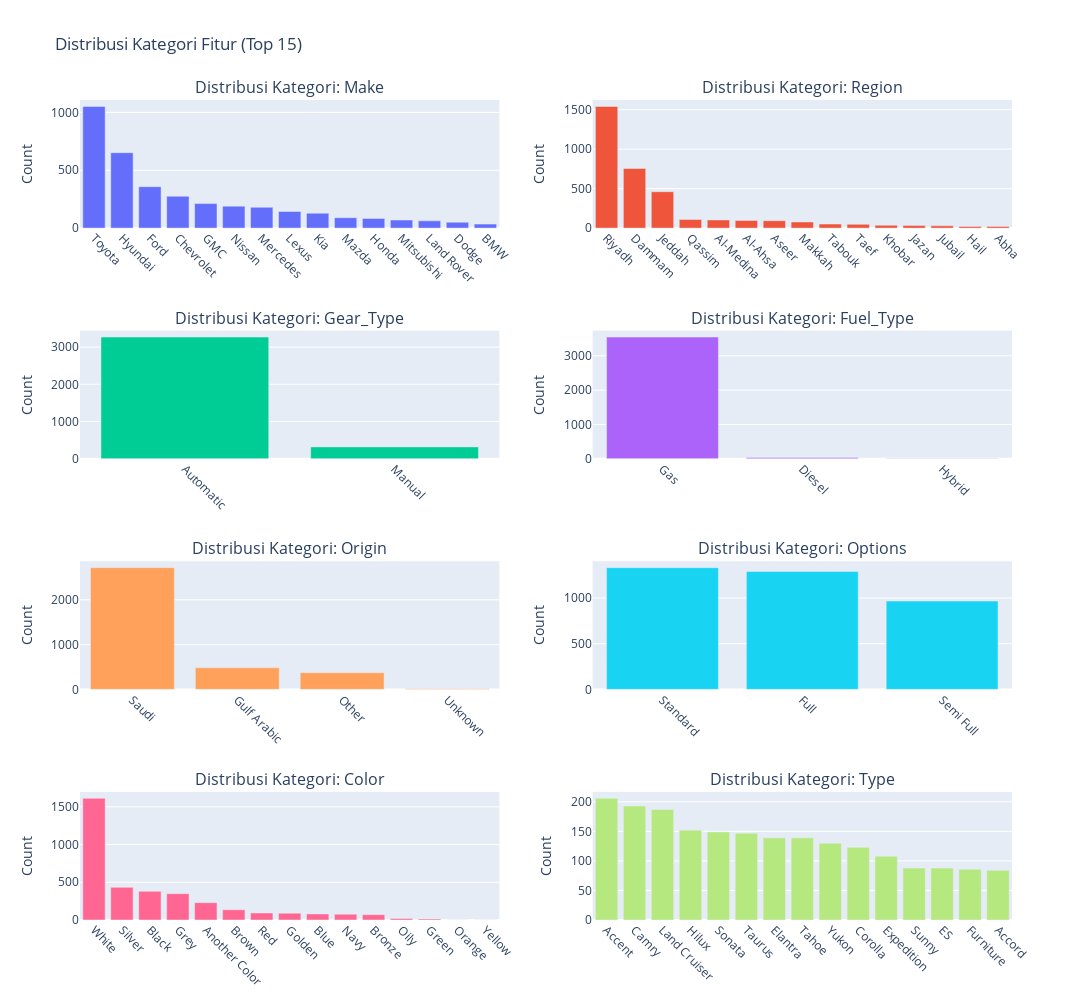

The code cell stored with this chart in its notebook:
### Markdown cell above
#### 3.6 Distribusi Fitur Kategorikal

### Code cell
import plotly.express as px
from plotly.subplots import make_subplots
import plotly.graph_objects as go

# Daftar fitur kategorikal
categorical_features = ['Make', 'Region', 'Gear_Type', 'Fuel_Type', 'Origin', 'Options', 'Color', 'Type']

# Buat subplot 4 baris x 2 kolom
fig = make_subplots(rows=4, cols=2, subplot_titles=[f'Distribusi Kategori: {feat}' for feat in categorical_features])

# Loop setiap fitur
for i, feature in enumerate(categorical_features):
    row = i // 2 + 1
    col = i % 2 + 1

    # Ambil 15 kategori teratas
    top_categories = df[feature].value_counts().nlargest(15).index
    filtered_df = df[df[feature].isin(top_categories)]

    # Hitung frekuensi kategori
    counts = filtered_df[feature].value_counts().loc[top_categories]

    # Buat bar plot (count plot)
    trace = go.Bar(x=counts.index, y=counts.values, name=feature)
    fig.add_trace(trace, row=row, col=col)

    # Rotate label sumbu x
    fig.update_xaxes(tickangle=45, row=row, col=col)
    fig.update_yaxes(title_text='Count', row=row, col=col)

# Update layout keseluruhan
fig.update_layout(height=1000, width=1500, title_text='Distribusi Kategori Fitur (Top 15)', showlegend=False)
fig.show()

### Figure 1 — Plotly figure (JSON) as saved in the notebook; plotly's stock layout.template omitted (floating-point values rounded to 4 significant figures)
{"data": [{"name": "Make", "type": "bar", "x": ["Toyota", "Hyundai", "Ford", "Chevrolet", "GMC", "Nissan", "Mercedes", "Lexus", "Kia", "Mazda", "Honda", "Mitsubishi", "Land Rover", "Dodge", "BMW"], "xaxis": "x", "y": [1052, 652, 358, 276, 212, 190, 180, 144, 129, 90, 84, 70, 63, 51, 35], "yaxis": "y"}, {"name": "Region", "type": "bar", "x": ["Riyadh", "Dammam", "Jeddah", "Qassim", "Al-Medina", "Al-Ahsa", "Aseer", "Makkah", "Tabouk", "Taef", "Khobar", "Jazan", "Jubail", "Hail", "Abha"], "xaxis": "x2", "y": [1541, 755, 461, 110, 104, 98, 94, 78, 52, 48, 36, 33, 29, 22, 22], "yaxis": "y2"}, {"name": "Gear_Type", "type": "bar", "x": ["Automatic", "Manual"], "xaxis": "x3", "y": [3270, 319], "yaxis": "y3"}, {"name": "Fuel_Type", "type": "bar", "x": ["Gas", "Diesel", "Hybrid"], "xaxis": "x4", "y": [3546, 39, 4], "yaxis": "y4"}, {"name": "Origin", "type": "bar", "x": ["Saudi", "Gulf Arabic", "Other", "Unknown"], "xaxis": "x5", "y": [2718, 482, 373, 16], "yaxis": "y5"}, {"name": "Options", "type": "bar", "x": ["Standard", "Full", "Semi Full"], "xaxis": "x6", "y": [1332, 1290, 967], "yaxis": "y6"}, {"name": "Color", "type": "bar", "x": ["White", "Silver", "Black", "Grey", "Another Color", "Brown", "Red", "Golden", "Blue", "Navy", "Bronze", "Oily", "Green", "Orange", "Yellow"], "xaxis": "x7", "y": [1613, 433, 380, 349, 230, 136, 93, 91, 80, 77, 71, 20, 14, 1, 1], "yaxis": "y7"}, {"name": "Type", "type": "bar", "x": ["Accent", "Camry", "Land Cruiser", "Hilux", "Sonata", "Taurus", "Elantra", "Tahoe", "Yukon", "Corolla", "Expedition", "Sunny", "ES", "Furniture", "Accord"], "xaxis": "x8", "y": [206, 193, 187, 152, 149, 147, 139, 139, 130, 123, 108, 88, 88, 86, 84], "yaxis": "y8"}], "layout": {"annotations": [{"font": {"size": 16}, "showarrow": false, "text": "Distribusi Kategori: Make", "x": 0.225, "xanchor": "center", "xref": "paper", "y": 1, "yanchor": "bottom", "yref": "paper"}, {"font": {"size": 16}, "showarrow": false, "text": "Distribusi Kategori: Region", "x": 0.775, "xanchor": "center", "xref": "paper", "y": 1, "yanchor": "bottom", "yref": "paper"}, {"font": {"size": 16}, "showarrow": false, "text": "Distribusi Kategori: Gear_Type", "x": 0.225, "xanchor": "center", "xref": "paper", "y": 0.7188, "yanchor": "bottom", "yref": "paper"}, {"font": {"size": 16}, "showarrow": false, "text": "Distribusi Kategori: Fuel_Type", "x": 0.775, "xanchor": "center", "xref": "paper", "y": 0.7188, "yanchor": "bottom", "yref": "paper"}, {"font": {"size": 16}, "showarrow": false, "text": "Distribusi Kategori: Origin", "x": 0.225, "xanchor": "center", "xref": "paper", "y": 0.4375, "yanchor": "bottom", "yref": "paper"}, {"font": {"size": 16}, "showarrow": false, "text": "Distribusi Kategori: Options", "x": 0.775, "xanchor": "center", "xref": "paper", "y": 0.4375, "yanchor": "bottom", "yref": "paper"}, {"font": {"size": 16}, "showarrow": false, "text": "Distribusi Kategori: Color", "x": 0.225, "xanchor": "center", "xref": "paper", "y": 0.1562, "yanchor": "bottom", "yref": "paper"}, {"font": {"size": 16}, "showarrow": false, "text": "Distribusi Kategori: Type", "x": 0.775, "xanchor": "center", "xref": "paper", "y": 0.1562, "yanchor": "bottom", "yref": "paper"}], "height": 1000, "showlegend": false, "title": {"text": "Distribusi Kategori Fitur (Top 15)"}, "width": 1500, "xaxis": {"anchor": "y", "domain": [0, 0.45], "tickangle": 45}, "xaxis2": {"anchor": "y2", "domain": [0.55, 1], "tickangle": 45}, "xaxis3": {"anchor": "y3", "domain": [0, 0.45], "tickangle": 45}, "xaxis4": {"anchor": "y4", "domain": [0.55, 1], "tickangle": 45}, "xaxis5": {"anchor": "y5", "domain": [0, 0.45], "tickangle": 45}, "xaxis6": {"anchor": "y6", "domain": [0.55, 1], "tickangle": 45}, "xaxis7": {"anchor": "y7", "domain": [0, 0.45], "tickangle": 45}, "xaxis8": {"anchor": "y8", "domain": [0.55, 1], "tickangle": 45}, "yaxis": {"anchor": "x", "domain": [0.8438, 1], "title": {"text": "Count"}}, "yaxis2": {"anchor": "x2", "domain": [0.8438, 1], "title": {"text": "Count"}}, "yaxis3": {"anchor": "x3", "domain": [0.5625, 0.7188], "title": {"text": "Count"}}, "yaxis4": {"anchor": "x4", "domain": [0.5625, 0.7188], "title": {"text": "Count"}}, "yaxis5": {"anchor": "x5", "domain": [0.2812, 0.4375], "title": {"text": "Count"}}, "yaxis6": {"anchor": "x6", "domain": [0.2812, 0.4375], "title": {"text": "Count"}}, "yaxis7": {"anchor": "x7", "domain": [0, 0.1562], "title": {"text": "Count"}}, "yaxis8": {"anchor": "x8", "domain": [0, 0.1562], "title": {"text": "Count"}}}}
